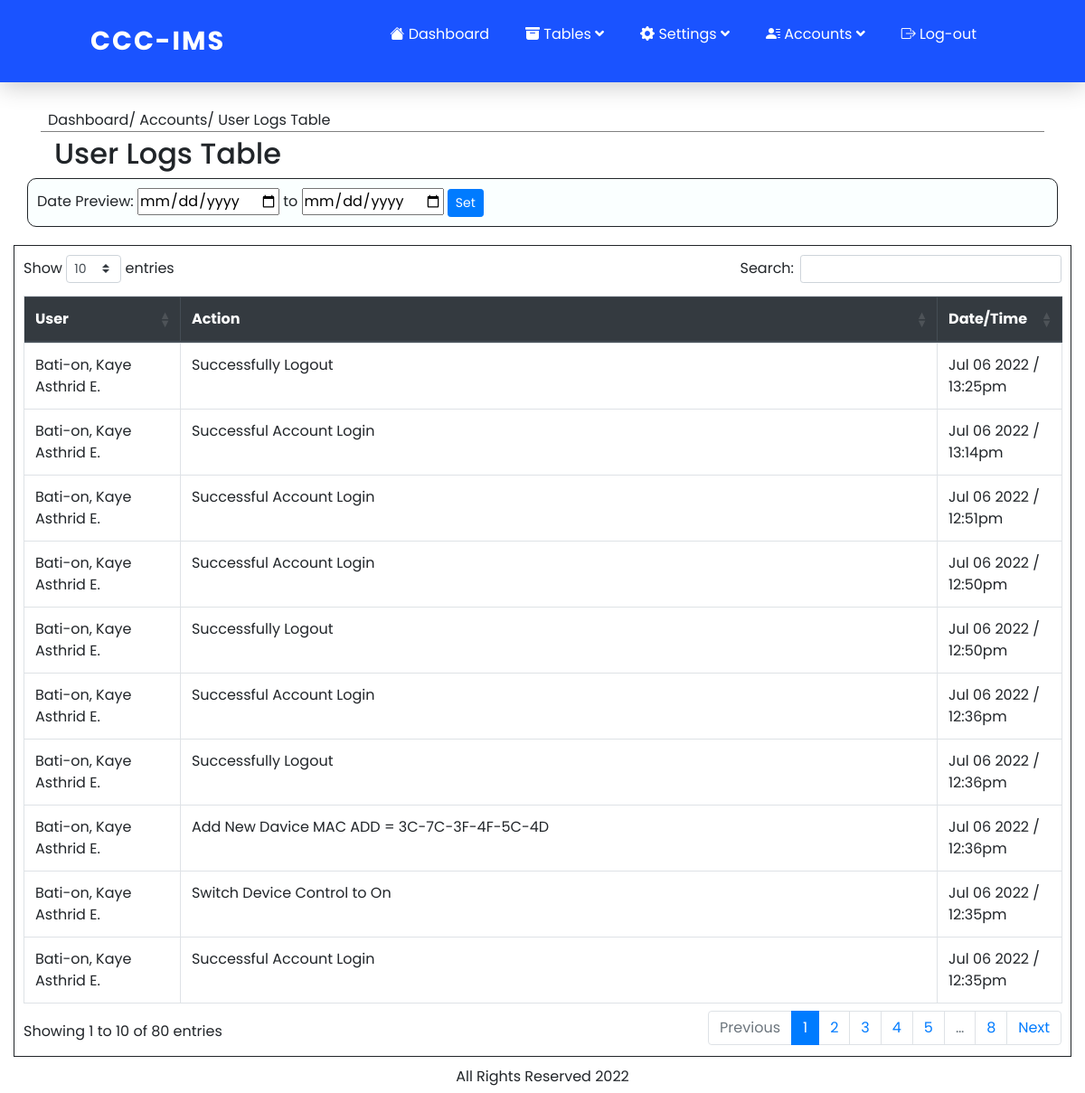
/admin/logs_table.php (signed in), run on the app's committed database.
### tables this page shows
CREATE TABLE `logs_tbl` (
  `id` int(11) NOT NULL,
  `user_id` int(11) NOT NULL,
  `action` varchar(255) NOT NULL,
  `date` timestamp NOT NULL DEFAULT current_timestamp() ON UPDATE current_timestamp(),
  `ip_address` varchar(50) NOT NULL,
  `device` varchar(50) NOT NULL,
  `mac_add` varchar(50) NOT NULL
);

### admin/logs_table.php (the view, shortened to what this page needs)
<?php
include 'header.php';
include 'nav.php';
require 'dbcon.php';
?>
<div class="container">
  <div style="border-bottom: 1px solid grey; margin-bottom: 5px;" >
    <span class="p-2">Dashboard/ Accounts/ User Logs Table</span>
  </div>
</div>
<div class="container">
    <div class="col-md-12">
      <h2>User Logs Table</h2>
    </div>
</div>
<div style="border:1px solid; margin-bottom:20px; padding:10px; border-radius:10px; background-color:    hsl(180, 100%, 99%);" class="container">
  <span>Date Preview: <input type="date" name="date_start"> to <input type="date" name="date_end"> <button class="btn btn-primary btn-sm" id="set_date">Set</button></span>
</div>
<div id="table_load">
<div class="container-fluid">
<div style="border: 1px solid; padding: 10px;" class="">
    <table class=" table table-hover table-bordered"  id="table">
      <?php
        $query = "SELECT `name`,`action`,`date`,`admin`.`id` FROM `logs_tbl` LEFT JOIN `admin` ON `admin`.`id` = `logs_tbl`.`user_id` ORDER BY `logs_tbl`.`id` DESC";
        $result = $conn->query($query);
        ?>
          <thead class=" thead-dark">
                     <th width="15%">User</th>
                     <th>Action</th>
                     <th width="12%">Date/Time</th>
                  </thead>
             <?php
              while( $row = $result->fetch_assoc()):?>
                  <tr>
                      <td><?php echo  $row['name']?></td>
                      <td><?php echo  $row['action']?></td>
                      <td><?php $date = strtotime($row['date']); echo date("M d Y / H:ia",$date);?></td>
                  </tr>
            <?php endwhile; ?>
    </table>
</div>
</div>
</div>
<?php
include 'footer.php';
?>

### admin/css/nav.css (style rules this page uses)
* { margin: 0; padding: 0; box-sizing: border-box; font-family: "Poppins", sans-serif; }

### data on the page
logs_tbl: user.name "Bati-on, Kaye Asthrid E.", action "Successfully Logout", date "Jul 06 2022 / 13:25pm"
logs_tbl: user.name "Bati-on, Kaye Asthrid E.", action "Successful Account Login", date "Jul 06 2022 / 13:14pm"
logs_tbl: user.name "Bati-on, Kaye Asthrid E.", action "Successful Account Login", date "Jul 06 2022 / 12:51pm"
logs_tbl: user.name "Bati-on, Kaye Asthrid E.", action "Successful Account Login", date "Jul 06 2022 / 12:50pm"
logs_tbl: user.name "Bati-on, Kaye Asthrid E.", action "Successfully Logout", date "Jul 06 2022 / 12:50pm"
logs_tbl: user.name "Bati-on, Kaye Asthrid E.", action "Successful Account Login", date "Jul 06 2022 / 12:36pm"
logs_tbl: user.name "Bati-on, Kaye Asthrid E.", action "Successfully Logout", date "Jul 06 2022 / 12:36pm"
logs_tbl: user.name "Bati-on, Kaye Asthrid E.", action "Add New Davice MAC ADD = 3C-7C-3F-4F-5C-4D", date "Jul 06 2022 / 12:36pm"
logs_tbl: user.name "Bati-on, Kaye Asthrid E.", action "Switch Device Control to On", date "Jul 06 2022 / 12:35pm"
logs_tbl: user.name "Bati-on, Kaye Asthrid E.", action "Successful Account Login", date "Jul 06 2022 / 12:35pm"
